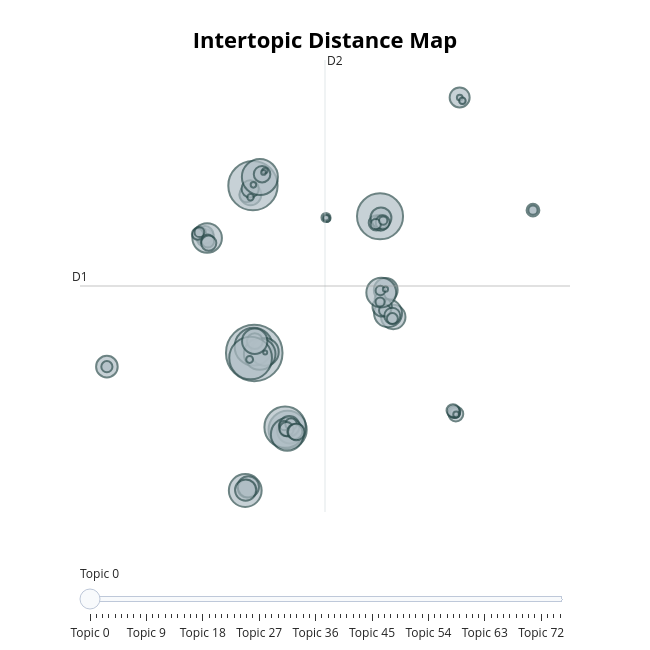

Write notebook code for a chart like this one.
### Code cell
fig = merged_model.visualize_topics()
fig.show()
